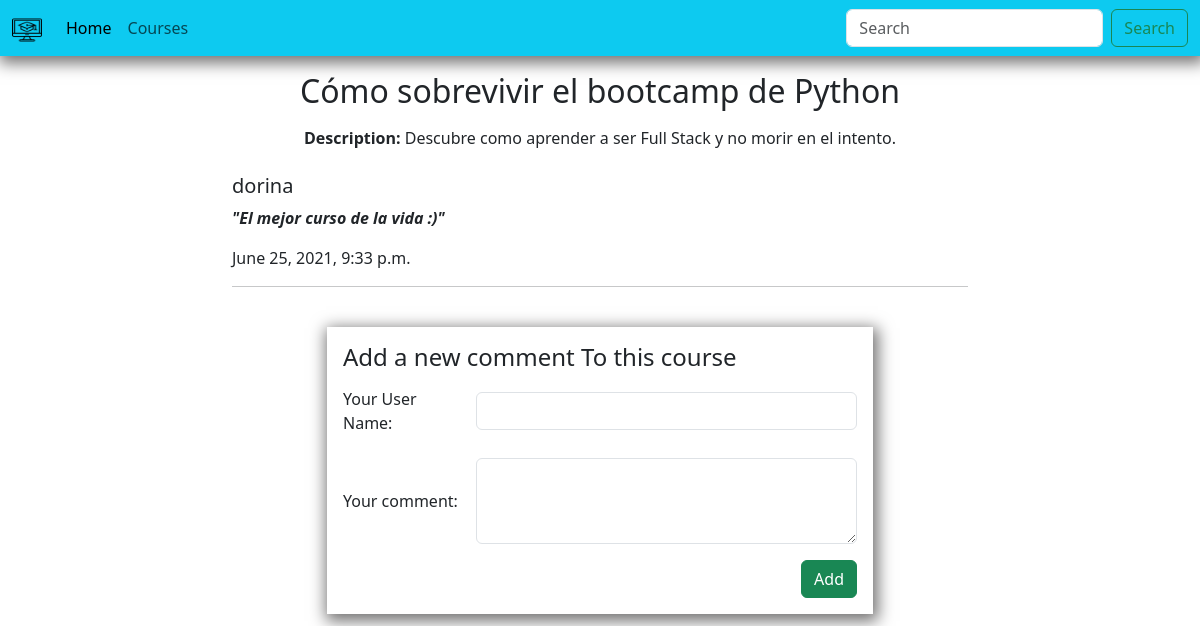
/courses/comment/1, run on the app's committed database.
### courses_app/models.py (models this page shows, shortened)
class Course(models.Model):
    course_name=models.CharField(max_length=255)
    description=models.ForeignKey(Description, related_name="course", on_delete=models.CASCADE)
    created_at=models.DateTimeField(auto_now_add=True)
    updated_at=models.DateTimeField(auto_now=True)
    objects=CourseManager() #vinculando el validador a la clase

class Description(models.Model):
    description=models.TextField()
    created_at=models.DateTimeField(auto_now_add=True)
    updated_at=models.DateTimeField(auto_now=True)

class Comment(models.Model):
    user=models.CharField(max_length=255)
    comment=models.TextField()
    course=models.ForeignKey(Course, related_name="comments", on_delete=models.CASCADE)
    created_at=models.DateTimeField(auto_now_add=True)
    updated_at=models.DateTimeField(auto_now=True)

### courses_app/views.py (the view)
# urls.py: path("courses/comment/<id>", views.commentForm),
def commentForm(request, id):
    courseToComment=Course.objects.get(id=id)
    allComments=courseToComment.comments.all()
    context={
        "courseName": courseToComment.course_name,
        "desc":courseToComment.description.description,
        "id":id,
        "allComments": allComments
    }
    return render(request, "comment.html", context)

### courses_app/templates/comment.html (shortened to what this page needs)
{% extends "base.html" %}
{% block content %}
<div class="container">
    <h2 class="text-center my-3">{{courseName}}</h2>
    <p class="text-center mb-4"><strong>Description: </strong>{{desc}}</p>
    <div class="row">
        <div class="col-8 mx-auto">
            {% for comment in allComments %}
                <h5>{{comment.user}}</h5>
                <p class="fst-italic"><strong>"{{comment.comment}}"</strong></p>
                <p>{{comment.created_at}}</p>
                <hr>
            {% endfor %}
        </div>
    </div>
    <div class="row p-4 mb-4">
        <div class="col-6 mx-auto p-3 shad">
            <form action="/courses/make_comment/{{id}}" method="POST">
                <h4 class="mb-2">Add a new comment To this course</h4>
                <div class="mb-3 row g-3 align-items-center">
                    <div class="col-3">
                        <label for="user" class="col-form-label">Your User Name:</label>
                    </div>
                    <div class="col-9">
                        <input type="text" class="form-control" id="user" name="user" required>
                    </div>
                </div>
                <div class="mb-3 row g-3 align-items-center">
                    <div class="col-3">
                        <label for="comment" class="col-form-label">Your comment:</label>
                    </div>
                    <div class="col-9">
                        <textarea class="form-control" id="comment" name="comment" rows="3" required></textarea>
                    </div>
                </div>
                <div class="d-grid gap-2 d-md-flex justify-content-md-end">
                    <button type="submit" class="btn btn-success">Add</button>
                </div>
            </form>
        </div>
    </div>
</div>
{% endblock %}

### courses_app/static/styles.css (style rules this page uses)
.shad { box-shadow: 2px 4px 15px 3px #727171 ; }

### data on the page
Course: course_name "Cómo sobrevivir el bootcamp de Python"
Description: description "Descubre como aprender a ser Full Stack y no morir en el intento."
Comment: user "dorina", comment "El mejor curso de la vida :)", created_at "June 25, 2021, 9:33 p.m."
